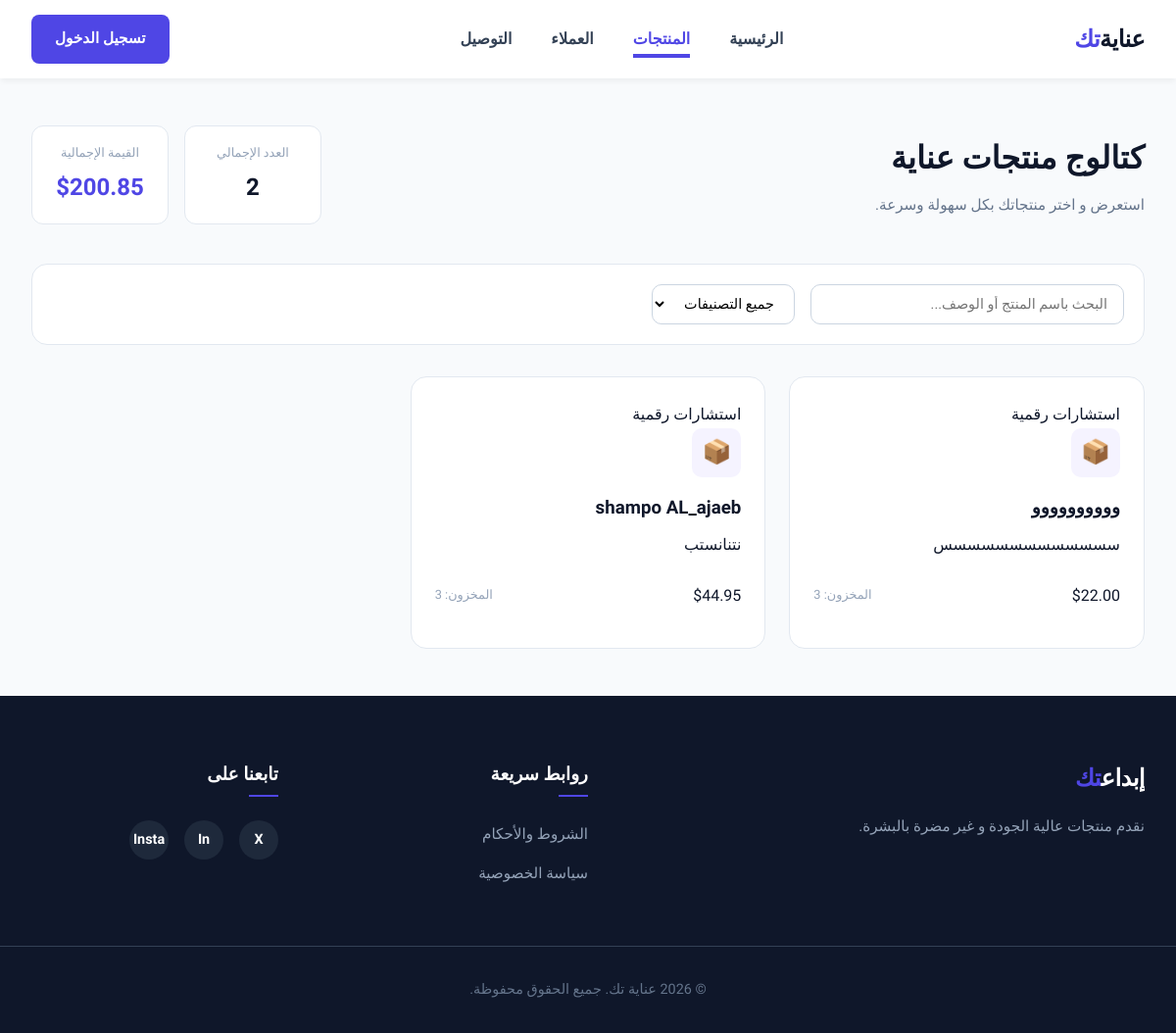
Screenshot of /products/ with the database file from the repository.
### products/models.py (models this page shows, shortened)
class Product(models.Model):
    CATEGORY_CHOICES = [
        ('تصميم واجهات', 'تصميم واجهات'),
        ('برمجيات وتطبيقات', 'برمجيات وتطبيقات'),
        ('استشارات رقمية', 'استشارات رقمية'),
        ('خدمات سحابية', 'خدمات سحابية'),
    ]
    name = models.CharField(max_length=200)
    description = models.TextField()
    price = models.DecimalField(max_digits=10, decimal_places=2)
    stock = models.IntegerField(default=0)
    category = models.CharField(max_length=100, choices=CATEGORY_CHOICES, blank=True, null=True)

### products/views.py (the view)
# urls.py: path('', views.product_list, name='product_list'),
def product_list(request):
    products = Product.objects.all().order_by('-id')
    total_count = products.count()
    total_value = sum(product.price * product.stock for product in products)
    context = {
        'products': products,
        'total_count': total_count,
        'total_value': total_value,
    }
    return render(request, 'products/product_list.html', context)

### products/templates/products/product_list.html (shortened to what this page needs)
{% extends 'base.html' %}
{% load static %}
{% block extra_css %}
    <link rel="stylesheet" href="{% static 'css/products.css' %}">
{% endblock %}
{% block content %}
<main class="main-content-area animate-fade-in">
    <div class="container">
        <div class="page-header">
            <div class="header-title-wrapper">
                <h1>كتالوج منتجات عناية</h1>
                <p>استعرض و اختر منتجاتك بكل سهولة وسرعة.</p>
            </div>
            <div class="stats-container">
                <div class="stat-box">
                    <span class="stat-label">العدد الإجمالي</span>
                    <strong class="stat-value-total">{{ total_count }}</strong>
                </div>
                <div class="stat-box">
                    <span class="stat-label">القيمة الإجمالية</span>
                    <strong class="stat-value-price">${{ total_value|floatformat:2 }}</strong>
                </div>
            </div>
        </div>
        <div class="filter-toolbar">
            <div class="filter-inputs">
                <input type="text" id="searchBar" oninput="filterProducts()" placeholder="البحث باسم المنتج أو الوصف..." class="search-input">
                <select id="categoryFilter" onchange="filterProducts()" class="filter-select">
                    <option value="الكل">جميع التصنيفات</option>
                </select>
            </div>
        </div>
        <div id="productsGrid" class="products-grid-layout">
            {% for product in products %}
                <div class="group product-card-item" data-name="{{ product.name|lower }}" data-desc="{{ product.description|lower }}" data-category="{{ product.category }}">
                    {% if product.category %}
                        <span class="category-badge">{{ product.category }}</span>
                    {% else %}
                        <span class="category-badge">عام</span>
                    {% endif %}
                    <div class="card-body-wrapper">
                        <div class="product-icon-box">📦</div>
                        <h3 class="product-title">{{ product.name }}</h3>
                        <p class="product-desc">{{ product.description }}</p>
                    </div>
                    <div class="product-card-footer">
                        <div class="card-meta-row">
                            <div class="product-price-tag">${{ product.price }}</div>
                            <span class="stock-label">المخزون: {{ product.stock }}</span>
                        </div>
                    </div>
                </div>
            {% empty %}
                <div class="empty-state-card">
                    <p>لا توجد منتجات مسجلة في الكتالوج حالياً.</p>
                </div>
            {% endfor %}
        </div>
    </div>
</main>
{% endblock %}

### templates/base.html (shortened to what this page needs)
{% load static %}
<!DOCTYPE html>
<html lang="ar" dir="rtl">
<head>
    {% block extra_css %}{% endblock %}
    <link rel="stylesheet" href="{% static 'css/style.css' %}">
</head>
<body>
    <header class="main-header">
        <div class="container nav-container">
            <div class="logo">
                <a href="{% url 'home' %}">عناية<span>تك</span></a>
            </div>
            <nav class="navbar">
                <ul class="nav-links">
                    <li><a href="{% url 'home' %}" class="{% if request.resolver_match.url_name == 'home' %}active{% endif %}">الرئيسية</a></li>
                    <li><a href="{% url 'product_list' %}" class="{% if request.resolver_match.url_name == 'product_list' %}active{% endif %}">المنتجات</a></li>
                    <li><a href="{% url 'customer_list' %}" class="{% if request.resolver_match.url_name == 'customer_list' %}active{% endif %}">العملاء</a></li>
                    <li><a href="{% url 'delivery_order_list' %}" class="{% if request.resolver_match.url_name == 'delivery_order_list' %}active{% endif %}">التوصيل</a></li>
                </ul>
            </nav>
            <div class="nav-cta">
                {% if user.is_authenticated %}
                    <a href="{% url 'logout' %}" class="btn btn-primary" style="background-color: #ef4444; border: none;">تسجيل خروج</a>
                {% else %}
                    <a href="{% url 'login' %}" class="btn btn-primary">تسجيل الدخول</a>
                {% endif %}
            </div>
        </div>
    </header>
    {% block content %}
    {% endblock %}
    <footer class="main-footer">
        <div class="container footer-container">
            <div class="footer-brand">
                <div class="logo"><a href="#">إبداع<span>تك</span></a></div>
                <p>نقدم منتجات عالية الجودة و غير مضرة بالبشرة.</p>
            </div>
            <div class="footer-links">
                <h3>روابط سريعة</h3>
                <ul>
                    <li><a href="#">الشروط والأحكام</a></li>
                    <li><a href="#">سياسة الخصوصية</a></li>
                </ul>
            </div>
            <div class="footer-social">
                <h3>تابعنا على</h3>
                <div class="social-icons">
                    <a href="#">X</a>
                    <a href="#">In</a>
                    <a href="#">Insta</a>
                </div>
            </div>
        </div>
        <div class="footer-bottom">
            <p>&copy; 2026 عناية تك. جميع الحقوق محفوظة.</p>
        </div>
    </footer>
</body>
</html>

### products/static/css/products.css (style rules this page uses)
.animate-fade-in { animation: fadeIn 0.6s ease-out; }
.product-card-item { background: #fff; padding: 1.5rem; border-radius: 16px; border: 1px solid #e2e8f0; transition: all 0.3s ease; display: flex; flex-direction: column; }
.main-content-area { padding: 3rem 0; min-height: 70vh; }
.page-header { display: flex; justify-content: space-between; align-items: center; flex-wrap: wrap; gap: 1.5rem; margin-bottom: 2.5rem; }
.header-title-wrapper h1 { font-size: 2rem; font-weight: 700; color: #0f172a; margin-bottom: 0.5rem; }
.header-title-wrapper p { color: #64748b; font-size: 0.95rem; }
.stats-container { display: flex; gap: 1rem; }
.stat-box { background: #fff; padding: 1rem 1.5rem; border-radius: 12px; border: 1px solid #e2e8f0; text-align: center; min-width: 140px; }
.stat-box .stat-label { display: block; font-size: 0.8rem; color: #94a3b8; margin-bottom: 0.25rem; }
.stat-box .stat-value-total { font-size: 1.5rem; color: #0f172a; }
.stat-box .stat-value-price { font-size: 1.5rem; color: #4f46e5; }
.filter-toolbar { background: #fff; padding: 1.25rem; border-radius: 16px; border: 1px solid #e2e8f0; margin-bottom: 2rem; display: flex; justify-content: space-between; align-items: center; flex-wrap: wrap; gap: 1rem; }
.filter-inputs { display: flex; gap: 1rem; flex-grow: 1; flex-wrap: wrap; }
.search-input { padding: 0.65rem 1rem; border: 1px solid #cbd5e1; border-radius: 10px; width: 100%; max-width: 320px; font-family: 'Cairo', sans-serif; font-size: 0.9rem; }
.filter-select { padding: 0.65rem 1rem; border: 1px solid #cbd5e1; border-radius: 10px; font-family: 'Cairo', sans-serif; font-size: 0.9rem; background: #fff; }
.products-grid-layout { display: grid; grid-template-columns: repeat(auto-fill, minmax(300px, 1fr)); gap: 1.5rem; }
.product-icon-box { background: #f5f3ff; color: #4f46e5; font-size: 1.5rem; width: 50px; height: 50px; display: flex; align-items: center; justify-content: center; border-radius: 10px; margin-bottom: 1rem; }
.product-title { margin-bottom: 0.5rem; }
.product-desc { margin-bottom: 1.5rem; }
.card-meta-row { display: flex; justify-content: space-between; align-items: center; margin-bottom: 1rem; }
.stock-label { font-size: 0.8rem; color: #94a3b8; }

### rows the page displays
Product: category "استشارات رقمية", name "وووووووووو", description "سسسسسسسسسسسسس", price "22.00", stock "3"
Product: category "استشارات رقمية", name "shampo AL_ajaeb", description "نتنانستب", price "44.95", stock "3"

### other values shown
{{ total_count }} "2"
{{ total_value|floatformat:2 }} "200.85"
